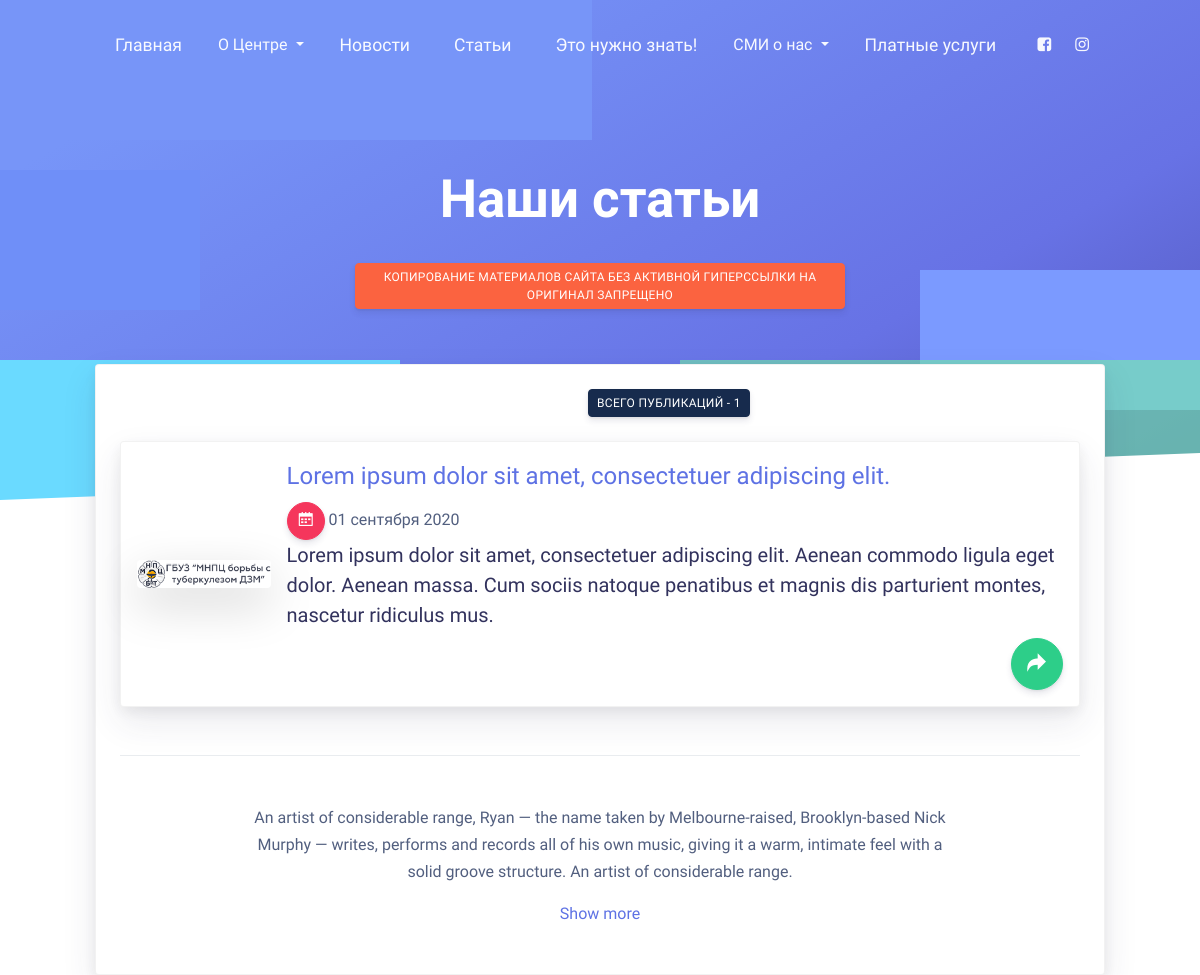
/articles/ (upper part), run on an earlier commit of the app's database.
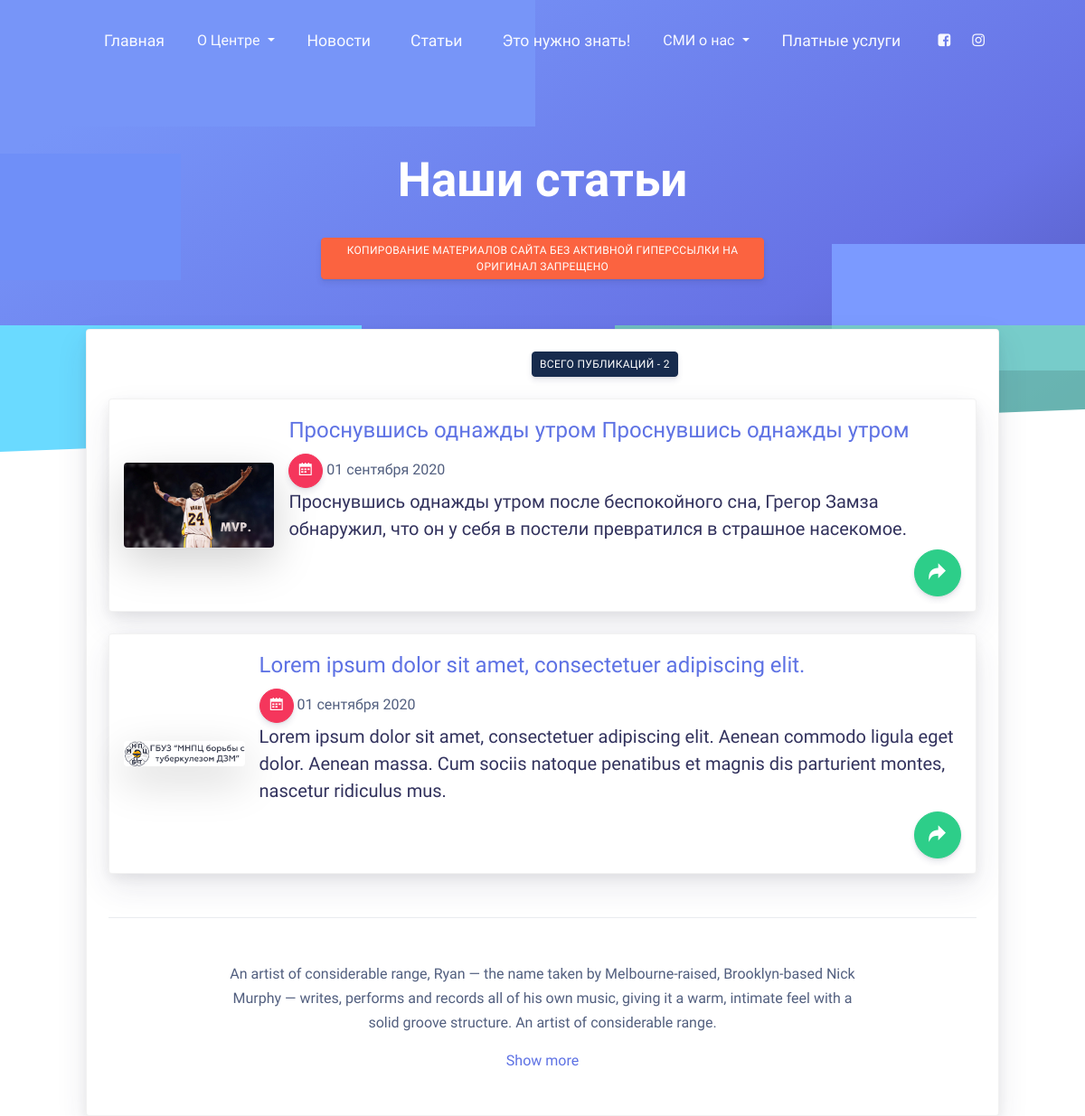
And on a later commit of the database.
### articles/models.py (models this page shows, shortened)
class GalleryPosts(models.Model):
    image = models.ImageField(upload_to='photos/%Y/%m/%d/', verbose_name='Фото', blank=True)
    product = models.ForeignKey(Posts, on_delete=models.CASCADE, related_name='images')
    in_the_title = models.BooleanField(default=False, verbose_name='Заголовок')

class Posts(models.Model):
    title = models.CharField(max_length=150, verbose_name='Наименование')
    anons = models.TextField(blank=True, verbose_name='Анонс')
    content = models.TextField(blank=True, verbose_name='Контент')
    created_at = models.DateTimeField(auto_now_add=True, verbose_name='Дата публикации')
    is_published = models.BooleanField(default=True, verbose_name='Опубликовать')
    def get_absolute_url(self):
        return reverse('view_articles', kwargs={"articles_id": self.pk})
    class Meta:
        verbose_name = 'Статья'
        verbose_name_plural = 'Статьи'
        ordering = ['-created_at']

### articles/views.py (the view)
def index(request):
    posts = Posts.objects.all()
    image = GalleryPosts.objects.filter(in_the_title=1)
    context = {
        'posts': posts,
        'image': image,
        'title': 'Наши статьи'
    }
    return render(request, 'articles/index.html', context=context)

### articles/templates/articles/index.html (shortened to what the changed rows need)
{% extends 'base.html' %}
{% block content %}
 <div class="wrapper">
    <div class="section section-hero section-shaped">
      <div class="page-header">
        <div class="container shape-container d-flex align-items-center py-lg">
          <div class="col px-0">
            <div class="row align-items-center justify-content-center">
              <div class="col-lg-6 text-center">
                <h1 class="text-white display-1">Наши статьи</h1>
              </div>
            </div>
          </div>
        </div>
      </div>
    </div>
       <section class="section">
      <div class="container">
        <div class="card card-profile shadow mt--200">
          <div class="px-4">
            <div class="row justify-content-center">
              <div class="col-lg-4 order-lg-3 text-lg-right align-self-lg-center">
                <div class="card-profile-actions py-4 mt-lg-0">
                  <a href="#" class="btn btn-sm btn-default float-right">
                      Всего публикаций -
                      {% if posts %}
                          {{ posts|length }}
                      {% endif %}
                  </a>
                </div>
              </div>
            </div>
            <div>
              {% for i in posts %}
                   <div class="card shadow card-lift--hover posts-blk mt-4 p-3">
                        <div class="d-md-flex">
                            <div class="img-title d-md-flex align-items-center justify-content-center">
                                {% for j in image %}
                                    {% if j.product_id == i.id %}
                                      <img alt="" src="{{ j.image.url }}" class="img-fluid rounded shadow-lg" width="300px">
                                    {% endif %}
                                {% endfor %}
                            </div>
                            <div class="ml-3">
                                <h4 class="text-primary">{{ i.title }}</h4>
                                <div class="date">
                                    <button class="btn btn-danger btn-icon-only rounded-circle" type="button">
                                        <span class="btn-inner--icon"><i class="ni ni-calendar-grid-58"></i></span>
                                    </button>
                                        <span class="btn-inner--text">{{ i.created_at|date:"d E Y" }}</span>
                                </div>
                                <h5>{{ i.anons }}</h5>
                                    <div class="text-right">
                                        <a href="{{ i.get_absolute_url }}">
                                          <button class="btn btn-lg btn-success btn-icon-only rounded-circle" type="button">
                                            <span class="btn-inner--icon"><i class="ni ni-curved-next"></i></span>
                                          </button>
                                        </a>
                                    </div>
                            </div>
                        </div>
                   </div>
               {% endfor %}
            </div>
          </div>
        </div>
      </div>
    </section>
 </div>
{% endblock %}

What changed in the data, as far as the page shows it:
added Posts: title "Проснувшись однажды утром Проснувшись однажды утром", created_at "01 сентября 2020", anons "Проснувшись однажды утром после беспокойного сна, Грегор Замза обнаружил, что он у себя в постели превратился в страшное насекомое."
added GalleryPosts: image (picture), shown under "Проснувшись однажды утром Проснувшись однажды утром"
Also different on the page:
{{ posts|length }}: "1" → "2"
